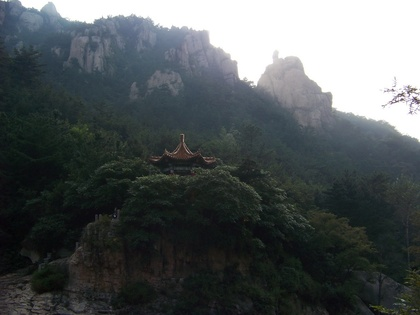
%> input picture exp03/test/100_3228.JPG, 420 x 315 px, shrunk from 1024 x 768 before the run
$ octave exp03_1.m   (GNU Octave 9; MATLAB toolbox functions it lacks are replaced by stand-ins)
%> lines starting %> are read from the running program, lines starting %| are printed output that depends on the picture
% Exp03-1
% Author: Qin Hao
% Date: 2020/4/18

%img = imread('test/2.JPG');%读取图像
img = imread('test/100_3228.JPG');
%> img is the input picture: size 315x420x3 uint8; mean R, G, B 81.4, 87, 88.3

% ------查看不同图像的傅立叶变换的图像------
% fft2函数实现二维傅里叶变换；使用fftshift函数将零频分量移至频谱中心
fourierImg = fftshift(fft2(img));

% 查看不同图像的DCT（离散余弦）变换
grayImg = rgb2gray(img);% DCT变换前需要转换成灰度图像
dctImg = dct2(grayImg);% 离散余弦变换

figure, imshow(img);% 显示原始图像
figure, imshow(fourierImg);% 显示傅里叶变换的图像
%> after `imshow(fourierImg)`:
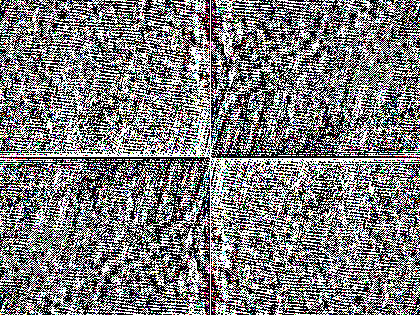
%> displayed picture: size 315x420x3, on the screen's scale of 0 to 255; mean R, G, B 123.4, 123.2, 123.8
figure, imshow(dctImg);% 显示离散余弦变换后的图像
%> after `imshow(dctImg)`:
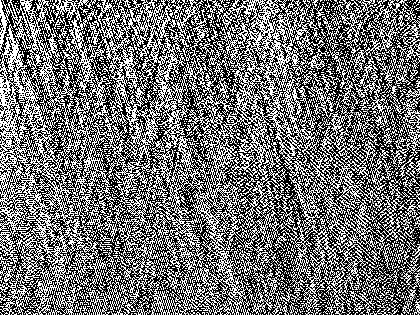
%> displayed picture: size 315x420, on the screen's scale of 0 to 255; min 0, max 255, mean 113.9

%------对变换后的图像使用频率域图像增强的方法增强效果------
% 频率域图像增强常用的方法有图像平滑、图像去噪和图像锐化

% 将彩色图片RGB三通道分离为三个单通道
R = img(:, :, 1);
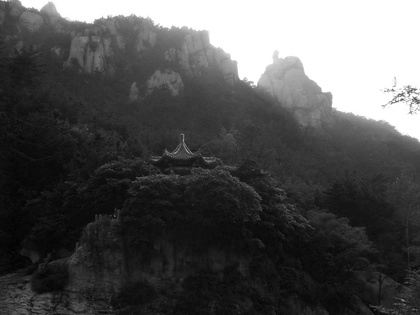
%> R: size 315x420 uint8; min 0, max 255, mean 81.4
G = img(:, :, 2);
B = img(:, :, 3);
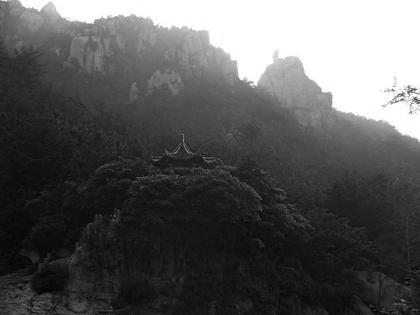
%> B: size 315x420 uint8; min 0, max 255, mean 88.3
% 对三通道图像逐一进行处理
fourierImgR = GaussianHighpassFiltering(R);
fourierImgG = GaussianHighpassFiltering(G);
fourierImgB = GaussianHighpassFiltering(B);
% 合并为彩色图像
img(:, :, 1) = fourierImgR(:, :, 1);
img(:, :, 2) = fourierImgG(:, :, 1);
img(:, :, 3) = fourierImgB(:, :, 1);
% 显示滤波后的图像
figure,imshow(img);
%> after `imshow(img)`:
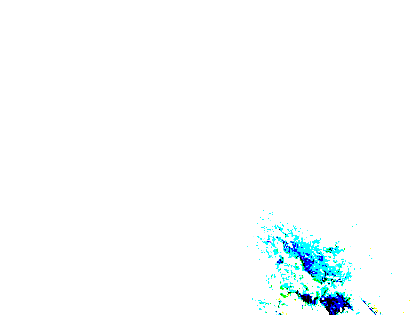
%> displayed picture: size 315x420x3, on the screen's scale of 0 to 255; mean R, G, B 249.1, 253.3, 253.8

function image = GaussianHighpassFiltering(img)
% GaussianHighPassFiltering - 高斯高通滤波函数
%
% Syntax: image = GaussianHighPassFiltering(img)
%
% 该函数输入一个灰度图像，输出经过高斯高通滤波后的图像
fourierImg = fftshift(fft2(double(img)));% 傅里叶变换，中心化

[row, col] = size(fourierImg);% 获取行数和列数
D0 = 0.2;% 阈值
% 中心点坐标
rowCenter = ceil(row / 2);
colCenter = ceil(col / 2);

H = zeros(row, col);% 高斯滤波器
for u = 1 : row
    for v = 1 : col
        D = power((power((u - rowCenter), 2) + power((v - colCenter), 2)), 0.5);% (u, v)与中心点之间的距离
        H(u, v) = 1 - exp(-power(D, 2) / (2 * power(D0, 2)));% 高斯高通滤波器
    end
end
fourierImg = fourierImg .* H;

image = ifft2(ifftshift(fourierImg));% 逆中心化，逆傅里叶变化

end

$ run again, with exp03/test/IMG_3480.JPG copied over exp03/test/100_3228.JPG
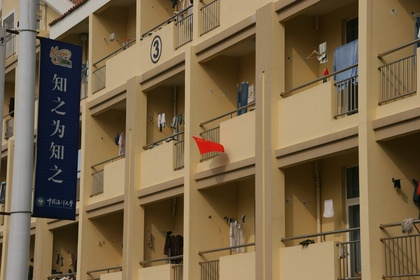
%> input picture exp03/test/IMG_3480.JPG, 420 x 280 px, shrunk from 1024 x 683 before the run
%> img is the input picture: size 280x420x3 uint8; mean R, G, B 121.6, 102.4, 73.8
%> `B = img(:, :, 3);`:
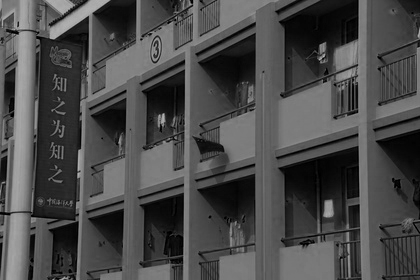
%> B: size 280x420 uint8; min 0, max 184, mean 73.8
%> `imshow(img)`:
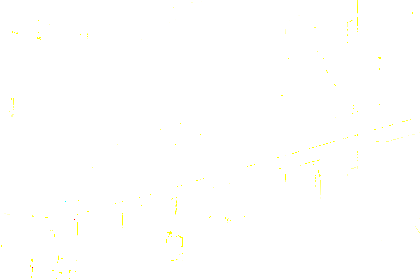
%> displayed picture: size 280x420x3, on the screen's scale of 0 to 255; mean R, G, B 255, 255, 254.3
